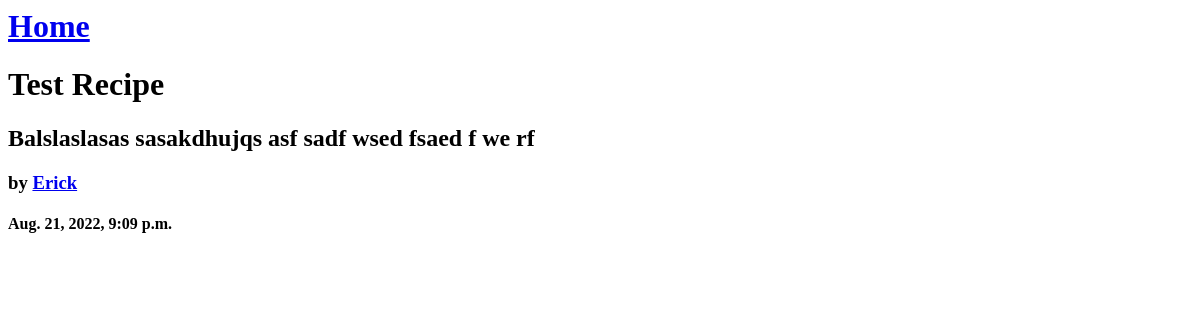
/recipe_details/1/, run on an earlier commit of the app's database.
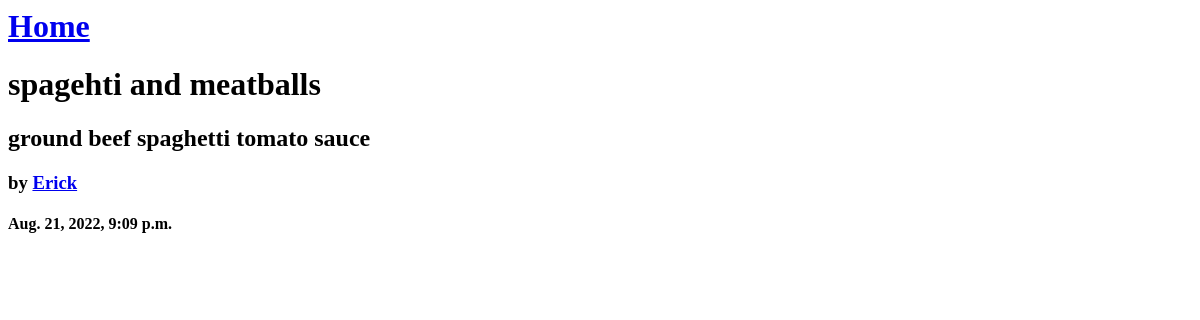
And on a later commit of the database.
### recipeboxapp/models.py (models this page shows, shortened)
class Recipe(models.Model):
    title = models.CharField(max_length=100)
    body = models.TextField()
    time_created = models.DateTimeField(default=timezone.now)
    author = models.ForeignKey(Author, on_delete=models.CASCADE)

class Author(models.Model):
    name = models.CharField(max_length=50)
    bio = models.CharField(max_length=100, blank=True, null=True)
    def __str__(self):
        return self.name

### recipeboxapp/views.py (the view)
# urls.py: path("recipe_details/<int:recipe_id>/", views.recipe_details),
def recipe_details(request, recipe_id: int):
    current_recipe = Recipe.objects.filter(id=recipe_id)
    return render(request, "recipe_details.html", {'recipe': current_recipe})

### templates/recipe_details.html
<h1><a href="\">Home</a></h1>
{% for attribute in recipe %}
<h1>{{ attribute.title }}</h1>
<h2>{{ attribute.body }}</h2>
<h3>by <a href="/author_details/{{ attribute.author_id}}/">{{attribute.author}}</a> </h3>
<h4>{{attribute.time_created}}</h4>
{% endfor %}

What changed in the data, as far as the page shows it:
changed Recipe "Erick": title "Test Recipe" → "spagehti and meatballs"; body "Balslaslasas sasakdhujqs asf sadf wsed fsaed f we rf" → "ground beef spaghetti tomato sauce"
